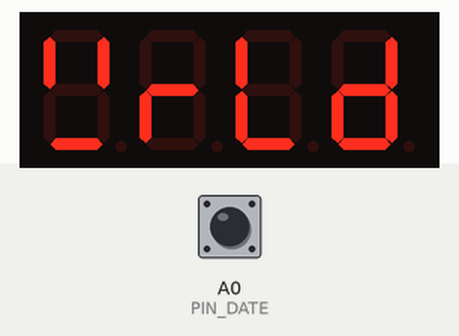
Simulated run of this sketch. Board: Arduino Uno, built with avr-gcc and run on an emulated ATmega328P. Parts: 4-digit seven-segment display. The inputs (shaded band) are chosen by the test bench; at power-on: A0 (PIN_DATE) HIGH. The local clock reads 2024-03-15 10:24:30 at power-on unless the sketch sets it.

Above: at 3.1 s.
At 7.2 s:
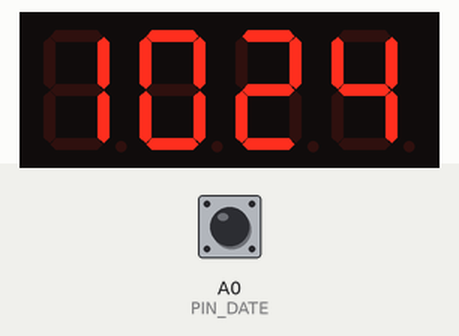
7.3 s: A0 (PIN_DATE) pulled LOW for 1.2 s
At 9.1 s:
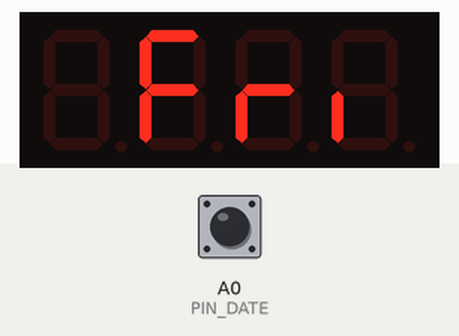
At 11.5 s:
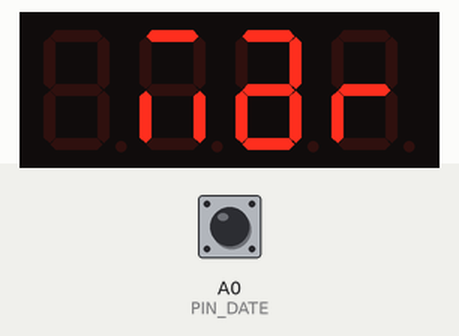
Timing chart, 0 to 13.0 s (numbered marks = the images above; inputs shaded):
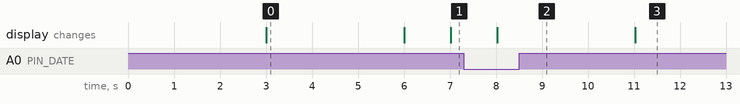

The sketch:

featherwing_rtc_clock.ino
```cpp
// (licence header left out)
#include <Wire.h> // Enable this line if using Arduino Uno, Mega, etc.
#include <Adafruit_GFX.h>
#include "Adafruit_LEDBackpack.h"
#include "RTClib.h"

#define DO_TEST       false // Run through a test displaying the text for Days and Months on start
#define TIME_24_HOUR  false // Use 24 Hour time
#define TIME_DELAY    1000  // Delay between poling RTC (1s)
#define TEXT_DELAY    3000  // Delay between displaying different text (3s)
#define BRIGHT_LOW    0     // Lowest Brightness
#define BRIGHT_HIGH   15    // Highest Brightness
#define PIN_DATE      A0    // Pin attached to button to display date

Adafruit_7segment matrix = Adafruit_7segment();
RTC_DS3231 rtc;

char daysOfTheWeek[7][12] = {"Sunday", "Monday", "Tuesday", "Wednesday", "Thursday", "Friday", "Saturday"};
int  matrixDays[7][3]  = {{109,28,84},    // Sun
                          {21,92,84},     // Mon
                          {7,28,123},     // Tue
                          {42,123,94},    // Wed
                          {7,116,28},     // Thu
                          {113,80,16},    // Fri
                          {109,95,120}};  // Sat
int matrixMonths[12][3] = {{14,95,84},    // Jan
                          {113,123,124},  // Feb
                          {21,95,80},     // Mar
                          {119,115,80},   // Apr
                          {21,95,110},    // May
                          {30,28,84},     // Jun
                          {30,28,48},     // Jul
                          {119,28,111},   // Aug
                          {109,123,115},  // Sep
                          {63,88,120},    // Oct
                          {55,92,28},     // Nov
                          {95,123,88}};   // Dec

bool blinkColon = false;

void setup() {
  // Pull up button pin
  pinMode(PIN_DATE, INPUT_PULLUP);

  if (! rtc.begin()) {
    Serial.println("Couldn't find RTC");
    while (1);
  }

  if (rtc.lostPower()) {
    Serial.println("RTC lost power, lets set the time!");
    // following line sets the RTC to the date & time this sketch was compiled
    rtc.adjust(DateTime(F(__DATE__), F(__TIME__)));
    // This line sets the RTC with an explicit date & time, for example to set
    // January 21, 2014 at 3am you would call:
    // rtc.adjust(DateTime(2014, 1, 21, 3, 0, 0));
  }

  // Boot the matrix
  matrix.begin(0x70);
  matrix.setBrightness(BRIGHT_LOW);

  // Display a greeting when we start
  if (DO_TEST) {
    showTest();
  } else {
    showGreeting();
  }
}

void loop() {
  // Get current time from RTC
  DateTime now = rtc.now();

  // If the button is pressed show the date, if not show the time
  if (digitalRead(PIN_DATE) == LOW) {
    showDate(now.dayOfTheWeek(), now.month(), now.day(), now.year());
  } else {
    showTime(now.hour(), now.minute());
  }

  // Display full time in Serial
  Serial.print(now.year(), DEC);
  Serial.print('/');
  Serial.print(now.month(), DEC);
  Serial.print('/');
  Serial.print(now.day(), DEC);
  Serial.print(" (");
  Serial.print(daysOfTheWeek[now.dayOfTheWeek()]);
  Serial.print(") ");
  Serial.print(now.hour(), DEC);
  Serial.print(':');
  Serial.print(now.minute(), DEC);
  Serial.print(':');
  Serial.print(now.second(), DEC);
  Serial.println();
  Serial.print(" since midnight 1/1/1970 = ");
  Serial.print(now.unixtime());
  Serial.print("s = ");
  Serial.print(now.unixtime() / 86400L);
  Serial.println("d");
}

/**
 * ShowDate displays the date on the seven-segment display
 *
 * Format is in Sun Jan 28 2018, each being displayed with a delay
 */
void showDate(int dayOfTheWeek, int month, int day, int year) {
  // Day Of Week
  showDayOfWeek(dayOfTheWeek);

  // Month
  showMonth(month);

  // Day
  matrix.print(day, DEC);
  matrix.writeDisplay();
  delay(TEXT_DELAY);

  // Year
  matrix.print(year, DEC);
  matrix.writeDisplay();
  delay(TEXT_DELAY);
}

/**
 * ShowTime displays the current time in 12 or 24hr format and will alternate
 * blinking of the colon.
 *
 * Credit: This is based heavily on the work by Tony DiCola and Philip R. Moyer
 * from Adafruit.
 *
 * - https://learn.adafruit.com/7-segment-display-internet-clock/code (BSD)
 * - clock_sevenseg_ds1307 from clock_sevenseg_ds1307 from
 *   https://github.com/adafruit/Adafruit_LED_Backpack (MIT)
 *
 * This source code is in the public domain and is released under the MIT and BSD license.
 * Any further redistribution must include this header.
 *
 * @param int hour
 * @param int minute
 */
void showTime(int hour, int minute) {
  // Build time for display
  int time = hour*100 + minute;
  if (!TIME_24_HOUR) {
    if (hour > 12) {
      time -= 1200;
    } else if (hour == 0) {
      time += 1200;
    }
  }
  matrix.print(time, DEC);

  // Add zero padding when in 24 hour mode and it's midnight.
  // In this case the print function above won't have leading 0's
  // which can look confusing.  Go in and explicitly add these zeros.
  if (TIME_24_HOUR && hour == 0) {
    // Pad hour 0.
    matrix.writeDigitNum(1, 0);
    // Also pad when the 10's minute is 0 and should be padded.
    if (minute < 10) {
      matrix.writeDigitNum(2, 0);
    }
  }

  // Alternate blinking of colon
  blinkColon = !blinkColon;
  matrix.drawColon(blinkColon);

  // Write to display and sleep for TIME_DELAY (1s)
  matrix.writeDisplay();
  delay(TIME_DELAY);
}

/**
 * ShowDayOfWeek displays short day abbreviation on a seven-segment display
 *
 * @param int dayOfWeek the day of the week, 0 (Sun) -> 6 (Sat)
 */
void showDayOfWeek(int dayOfTheWeek) {
  matrix.clear();
  matrix.writeDigitRaw(1,matrixDays[dayOfTheWeek][0]);
  matrix.writeDigitRaw(3,matrixDays[dayOfTheWeek][1]);
  matrix.writeDigitRaw(4,matrixDays[dayOfTheWeek][2]);
  matrix.writeDisplay();
  delay(TEXT_DELAY);
}

/**
 * ShowMonth displays short month abbreviation on seven-segment display
 *
 * @param int month the month, 1 (Jan) -> 12 (Dec)
 */
void showMonth(int month) {
  month -= 1; // Offset for RTCLib Month which starts 1 = Jan vs regular DateTime where 0 is Jan
  matrix.clear();
  matrix.writeDigitRaw(1,matrixMonths[month][0]);
  matrix.writeDigitRaw(3,matrixMonths[month][1]);
  matrix.writeDigitRaw(4,matrixMonths[month][2]);
  matrix.writeDisplay();
  delay(TEXT_DELAY);
}

/**
 * ShowGreeting displays a short greeting on start
 */
void showGreeting() {
  matrix.clear();
  matrix.writeDigitRaw(0,116);  //h
  matrix.writeDigitRaw(1,121);  //E
  matrix.writeDigitRaw(3,56);   //L
  matrix.writeDigitRaw(4,92);   //o
  matrix.writeDisplay();
  delay(TEXT_DELAY);

  matrix.clear();
  matrix.writeDigitRaw(0,42); //W
  matrix.writeDigitRaw(1,80); //r
  matrix.writeDigitRaw(3,56); //L
  matrix.writeDigitRaw(4,94); //d
  matrix.writeDisplay();
  delay(TEXT_DELAY);
}

/**
 * ShowTest displays all dayOfTheWeek and month abbreviation texts
 */
void showTest() {
  delay(1000);
  Serial.println("Test Week");
  for (int i=0; i<7; i++) {
    Serial.println(i);
    showDayOfWeek(i);
  }
  Serial.println("Test Month");
  for (int i=1; i<=12; i++) {
    Serial.println(i);
    showMonth(i);
  }
}
```

Measured:
- after the input at 7.3 s, the display: changes after 0.73 s (image 2)
- what the display in image 0 shows lasts 3.0 s, from 3.0 s to 6.0 s
